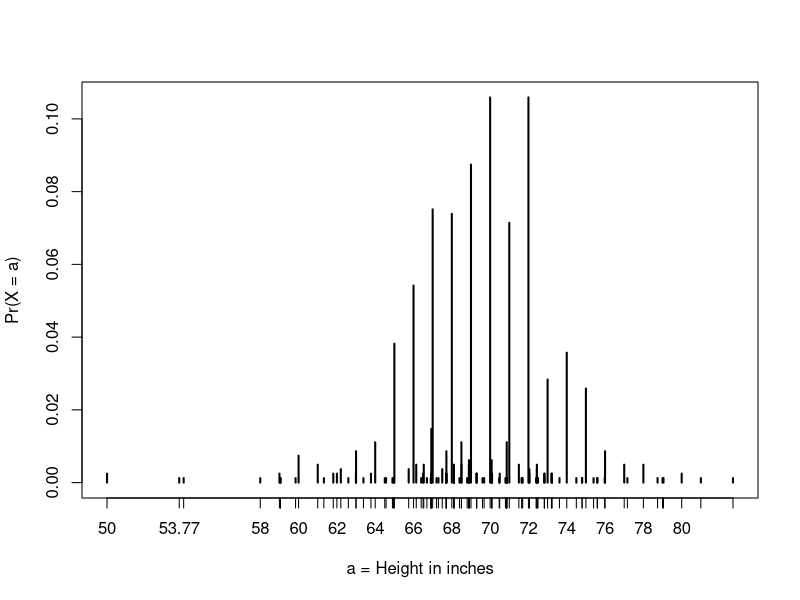
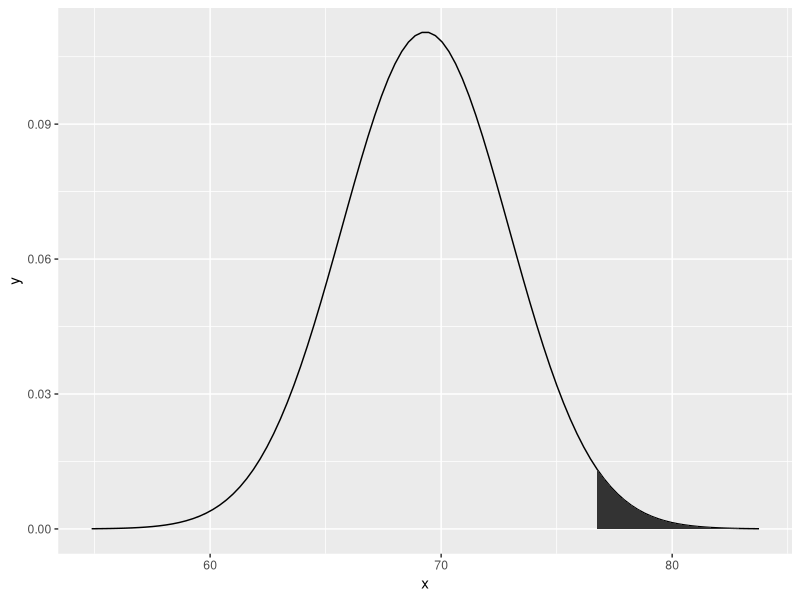
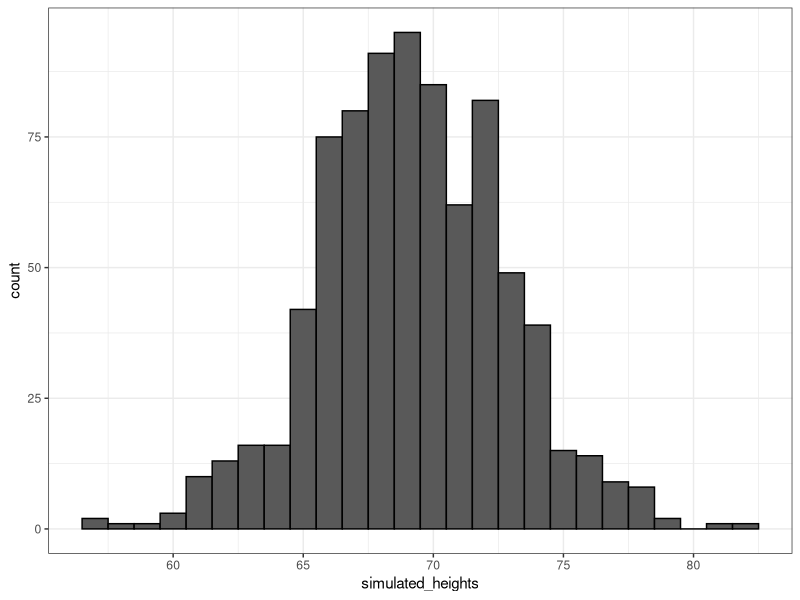
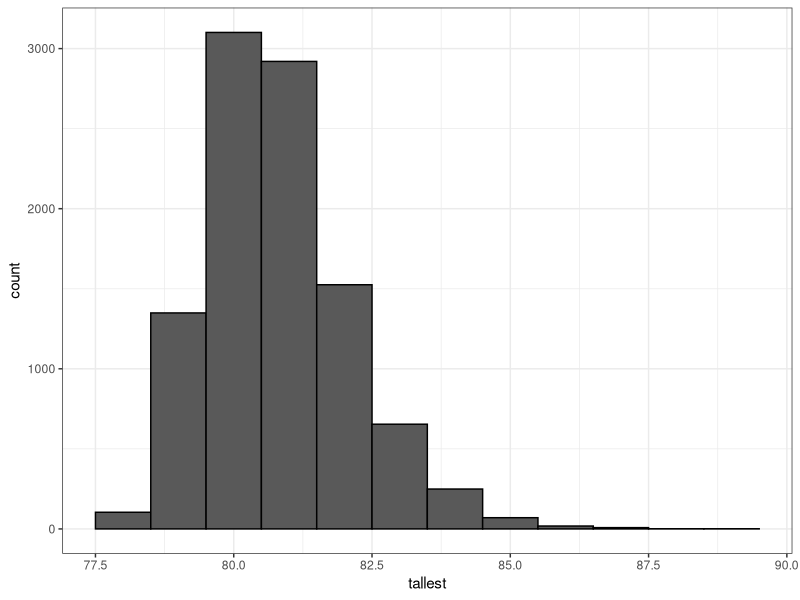
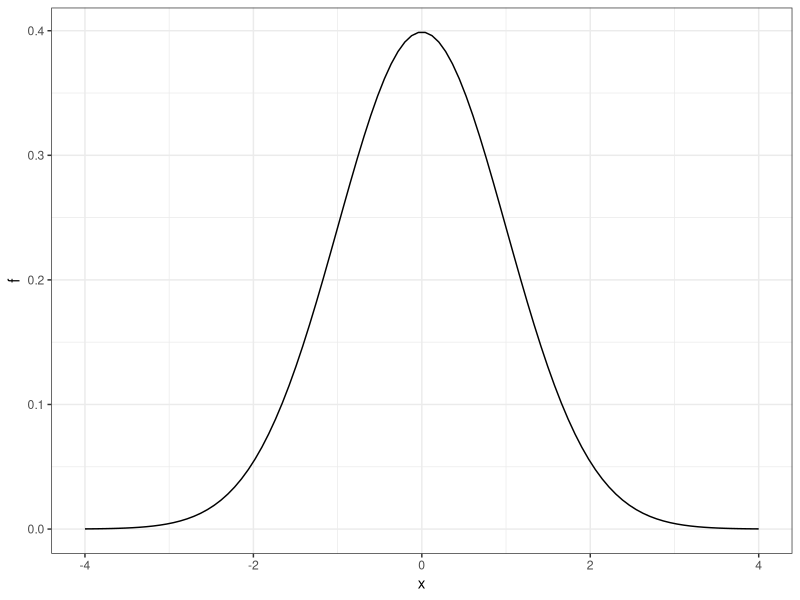

Here is the R script that generated these plots, in order:
## ---- chunk 1
library(tidyverse)
library(dslabs)
data(heights)
x <- heights %>% filter(sex=="Male") %>% .$height
## ---- chunk 2
F <- function(a) mean(x<=a)
## ---- chunk 3
1 - F(70.5)
## ---- chunk 4
avg <- mean(x)
s <- sd(x)
1 - pnorm(70.5, avg, s)
## ---- chunk 5
plot(prop.table(table(x)), xlab = "a = Height in inches", ylab = "Pr(X = a)")
## ---- chunk 6
mean(x <= 68.5) - mean(x <= 67.5)
mean(x <= 69.5) - mean(x <= 68.5)
mean(x <= 70.5) - mean(x <= 69.5)
## ---- chunk 7
pnorm(68.5, avg, s) - pnorm(67.5, avg, s) 
pnorm(69.5, avg, s) - pnorm(68.5, avg, s) 
pnorm(70.5, avg, s) - pnorm(69.5, avg, s) 
## ---- chunk 8
mean(x <= 70.9) - mean(x<=70.1)
## ---- chunk 9
pnorm(70.9, avg, s) - pnorm(70.1, avg, s)
## ---- chunk 10
1 - pnorm(76, avg, s)
## ---- chunk 11
dat <- data_frame(x = seq(-4, 4, length=100) * s + avg,
                  y = dnorm(x, avg, s))

dat_ribbon <- filter(dat, x >= 2 * s + avg)

ggplot(dat, aes(x, y)) +
  geom_line() +
  geom_ribbon(aes(ymin = 0, ymax = y), data = dat_ribbon)
## ---- chunk 12
n <- length(x)
avg <- mean(x)
s <- sd(x)
simulated_heights <- rnorm(n, avg, s)
## ---- chunk 13
ds_theme_set()
data.frame(simulated_heights=simulated_heights) %>% ggplot(aes(simulated_heights)) + 
  geom_histogram(color="black", binwidth = 1) 
## ---- chunk 14
B <- 10000
tallest <- replicate(B, {
  simulated_data <- rnorm(800, avg, s)
  max(simulated_data)
})
## ---- chunk 15
mean(tallest >= 7*12)
## ---- chunk 16
ds_theme_set()
data.frame(tallest = tallest) %>% ggplot(aes(tallest)) + 
  geom_histogram(color="black", binwidth = 1) 
## ---- chunk 17
x <- seq(-4, 4, length.out = 100)
data.frame(x, f = dnorm(x)) %>% ggplot(aes(x, f)) + geom_line()
